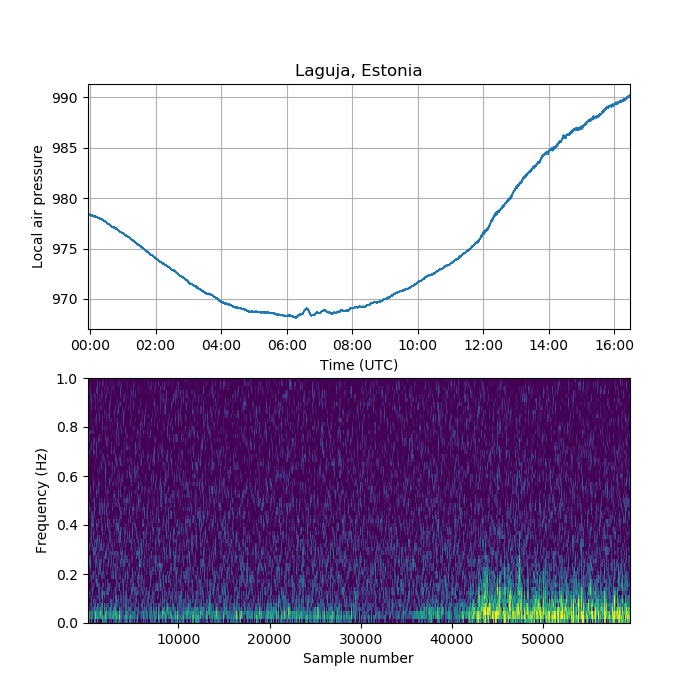

This chart was generated by the following Python code:
# EXAMPLE SCRIPT TO VISUALISE COLLECTED PRESSURE DATA

# Tarmo Tanilsoo, 2022

import datetime
from matplotlib import pyplot as plt
import matplotlib.dates as mdates

x = []
y = []

#Read the lines from the text file and populate the axis
with open("tonga/1642377314.85_1642436915.35_500.csv", "r") as d:
    data = d.readlines()
    for row in data:
        columns = row.strip().split(",")
        DT = datetime.datetime.utcfromtimestamp(float(columns[0]))
        pressure = float(columns[1])
        x.append(DT)
        y.append(pressure)



fig = plt.figure(figsize=(7,7))
ax = fig.add_subplot(211)
ax.plot(x,y, lw=1)
ax.xaxis.set_major_formatter(mdates.DateFormatter('%H:%M')) #Set time format of X axis

plt.xlabel("Time (UTC)")
plt.ylabel("Local air pressure")
plt.title("Laguja, Estonia")
plt.xlim(x[0],x[-1]) #Make sure there are no blanks at the left and right edges
plt.grid()
ax2 = fig.add_subplot(212)
plt.specgram(y, 120 , Fs = 2, detrend="linear", noverlap=60, vmin=-45, vmax=-15)
plt.ylabel("Frequency (Hz)")
plt.xlabel("Sample number")
plt.savefig("example_plot.png")

